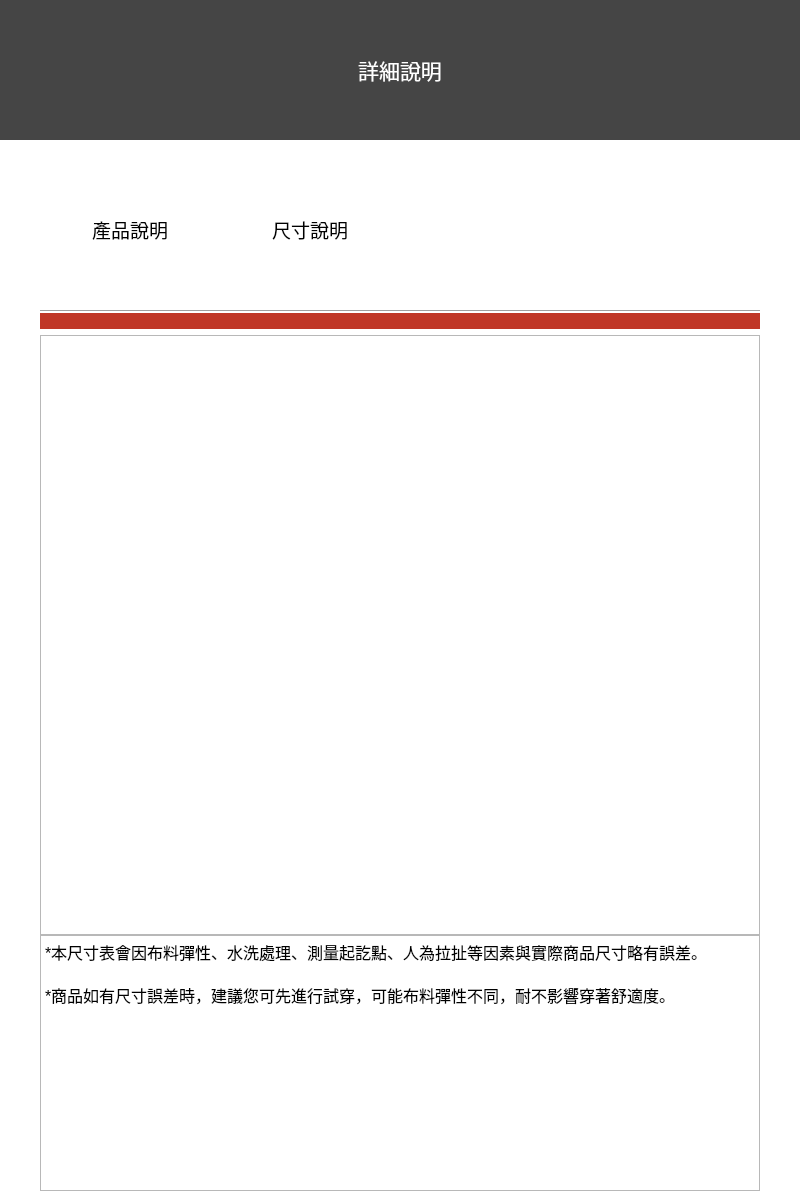
<?xml version="1.0" encoding="UTF-8"?>
<ui version="4.0">
 <class>DialogDirections</class>
 <widget class="QWidget" name="DialogDirections">
  <property name="geometry">
   <rect>
    <x>0</x>
    <y>0</y>
    <width>800</width>
    <height>1200</height>
   </rect>
  </property>
  <property name="windowTitle">
   <string>Form</string>
  </property>
  <layout class="QGridLayout" name="gridLayout">
   <property name="leftMargin">
    <number>0</number>
   </property>
   <property name="topMargin">
    <number>0</number>
   </property>
   <property name="rightMargin">
    <number>0</number>
   </property>
   <property name="bottomMargin">
    <number>0</number>
   </property>
   <property name="spacing">
    <number>0</number>
   </property>
   <item row="0" column="0">
    <widget class="QWidget" name="wBg" native="true">
     <property name="font">
      <font>
       <pointsize>12</pointsize>
      </font>
     </property>
     <property name="styleSheet">
      <string notr="true">QWidget#wBg{background-color: rgb(255, 255, 255);}</string>
     </property>
     <layout class="QGridLayout" name="gridLayout_2">
      <property name="leftMargin">
       <number>0</number>
      </property>
      <property name="topMargin">
       <number>0</number>
      </property>
      <property name="rightMargin">
       <number>0</number>
      </property>
      <property name="bottomMargin">
       <number>0</number>
      </property>
      <property name="spacing">
       <number>0</number>
      </property>
      <item row="0" column="0">
       <widget class="QWidget" name="wTitle" native="true">
        <property name="minimumSize">
         <size>
          <width>0</width>
          <height>140</height>
         </size>
        </property>
        <property name="maximumSize">
         <size>
          <width>16777215</width>
          <height>140</height>
         </size>
        </property>
        <property name="styleSheet">
         <string notr="true">background-color: rgb(69, 69, 69);</string>
        </property>
        <layout class="QHBoxLayout" name="horizontalLayout">
         <property name="leftMargin">
          <number>40</number>
         </property>
         <property name="rightMargin">
          <number>40</number>
         </property>
         <item>
          <widget class="QWidget" name="widget_2" native="true">
           <property name="minimumSize">
            <size>
             <width>140</width>
             <height>0</height>
            </size>
           </property>
           <property name="maximumSize">
            <size>
             <width>140</width>
             <height>16777215</height>
            </size>
           </property>
          </widget>
         </item>
         <item>
          <widget class="QLabel" name="label">
           <property name="font">
            <font>
             <pointsize>16</pointsize>
            </font>
           </property>
           <property name="styleSheet">
            <string notr="true">color: rgb(255, 255, 255);</string>
           </property>
           <property name="text">
            <string>詳細說明</string>
           </property>
           <property name="alignment">
            <set>Qt::AlignCenter</set>
           </property>
          </widget>
         </item>
         <item>
          <widget class="QWidget" name="widget" native="true">
           <property name="minimumSize">
            <size>
             <width>140</width>
             <height>0</height>
            </size>
           </property>
           <property name="maximumSize">
            <size>
             <width>140</width>
             <height>16777215</height>
            </size>
           </property>
           <layout class="QGridLayout" name="gridLayout_10">
            <item row="0" column="0">
             <widget class="ItemButton" name="btnClose" native="true">
              <property name="minimumSize">
               <size>
                <width>100</width>
                <height>100</height>
               </size>
              </property>
              <property name="maximumSize">
               <size>
                <width>100</width>
                <height>100</height>
               </size>
              </property>
              <property name="styleSheet">
               <string notr="true">border-image: url(:/image/res/images/icon/icon_cancel.png);</string>
              </property>
             </widget>
            </item>
           </layout>
          </widget>
         </item>
        </layout>
       </widget>
      </item>
      <item row="1" column="0">
       <widget class="QWidget" name="wBody" native="true">
        <layout class="QGridLayout" name="gridLayout_3">
         <property name="leftMargin">
          <number>40</number>
         </property>
         <property name="rightMargin">
          <number>40</number>
         </property>
         <item row="1" column="0">
          <widget class="QStackedWidget" name="stackedWidget">
           <property name="font">
            <font>
             <pointsize>12</pointsize>
            </font>
           </property>
           <property name="currentIndex">
            <number>1</number>
           </property>
           <widget class="QWidget" name="page">
            <property name="font">
             <font>
              <pointsize>12</pointsize>
             </font>
            </property>
            <layout class="QGridLayout" name="gridLayout_9">
             <property name="leftMargin">
              <number>0</number>
             </property>
             <property name="topMargin">
              <number>0</number>
             </property>
             <property name="rightMargin">
              <number>0</number>
             </property>
             <property name="bottomMargin">
              <number>0</number>
             </property>
             <property name="spacing">
              <number>0</number>
             </property>
             <item row="0" column="0">
              <widget class="QTextEdit" name="textEdit">
               <property name="font">
                <font>
                 <pointsize>12</pointsize>
                </font>
               </property>
               <property name="lineWidth">
                <number>1</number>
               </property>
               <property name="readOnly">
                <bool>true</bool>
               </property>
              </widget>
             </item>
            </layout>
           </widget>
           <widget class="QWidget" name="page_2">
            <property name="font">
             <font>
              <pointsize>12</pointsize>
             </font>
            </property>
            <layout class="QGridLayout" name="gridLayout_11">
             <property name="leftMargin">
              <number>0</number>
             </property>
             <property name="topMargin">
              <number>0</number>
             </property>
             <property name="rightMargin">
              <number>0</number>
             </property>
             <property name="bottomMargin">
              <number>0</number>
             </property>
             <property name="spacing">
              <number>0</number>
             </property>
             <item row="0" column="0">
              <widget class="QTableView" name="tableView">
               <property name="minimumSize">
                <size>
                 <width>0</width>
                 <height>600</height>
                </size>
               </property>
               <property name="maximumSize">
                <size>
                 <width>16777215</width>
                 <height>900</height>
                </size>
               </property>
               <property name="font">
                <font>
                 <pointsize>12</pointsize>
                </font>
               </property>
               <property name="editTriggers">
                <set>QAbstractItemView::NoEditTriggers</set>
               </property>
               <attribute name="horizontalHeaderDefaultSectionSize">
                <number>300</number>
               </attribute>
               <attribute name="horizontalHeaderMinimumSectionSize">
                <number>300</number>
               </attribute>
               <attribute name="horizontalHeaderStretchLastSection">
                <bool>true</bool>
               </attribute>
               <attribute name="verticalHeaderDefaultSectionSize">
                <number>140</number>
               </attribute>
               <attribute name="verticalHeaderMinimumSectionSize">
                <number>140</number>
               </attribute>
               <attribute name="verticalHeaderStretchLastSection">
                <bool>true</bool>
               </attribute>
              </widget>
             </item>
             <item row="1" column="0">
              <widget class="QTextEdit" name="textEdit_2">
               <property name="font">
                <font>
                 <pointsize>12</pointsize>
                </font>
               </property>
               <property name="lineWidth">
                <number>1</number>
               </property>
               <property name="readOnly">
                <bool>true</bool>
               </property>
               <property name="html">
                <string>&lt;!DOCTYPE HTML PUBLIC &quot;-//W3C//DTD HTML 4.0//EN&quot; &quot;http://www.w3.org/TR/REC-html40/strict.dtd&quot;&gt;
&lt;html&gt;&lt;head&gt;&lt;meta name=&quot;qrichtext&quot; content=&quot;1&quot; /&gt;&lt;style type=&quot;text/css&quot;&gt;
p, li { white-space: pre-wrap; }
&lt;/style&gt;&lt;/head&gt;&lt;body style=&quot; font-family:'PMingLiU'; font-size:12pt; font-weight:400; font-style:normal;&quot;&gt;
&lt;p style=&quot; margin-top:0px; margin-bottom:0px; margin-left:0px; margin-right:0px; -qt-block-indent:0; text-indent:0px;&quot;&gt;*本尺寸表會因布料彈性、水洗處理、測量起訖點、人為拉扯等因素與實際商品尺寸略有誤差。&lt;/p&gt;
&lt;p style=&quot;-qt-paragraph-type:empty; margin-top:0px; margin-bottom:0px; margin-left:0px; margin-right:0px; -qt-block-indent:0; text-indent:0px;&quot;&gt;&lt;br /&gt;&lt;/p&gt;
&lt;p style=&quot; margin-top:0px; margin-bottom:0px; margin-left:0px; margin-right:0px; -qt-block-indent:0; text-indent:0px;&quot;&gt;*商品如有尺寸誤差時，建議您可先進行試穿，可能布料彈性不同，耐不影響穿著舒適度。&lt;/p&gt;&lt;/body&gt;&lt;/html&gt;</string>
               </property>
              </widget>
             </item>
            </layout>
           </widget>
          </widget>
         </item>
         <item row="0" column="0">
          <widget class="QWidget" name="wSub" native="true">
           <property name="minimumSize">
            <size>
             <width>0</width>
             <height>180</height>
            </size>
           </property>
           <property name="maximumSize">
            <size>
             <width>16777215</width>
             <height>180</height>
            </size>
           </property>
           <layout class="QGridLayout" name="gridLayout_4">
            <property name="leftMargin">
             <number>0</number>
            </property>
            <property name="topMargin">
             <number>0</number>
            </property>
            <property name="rightMargin">
             <number>0</number>
            </property>
            <property name="bottomMargin">
             <number>0</number>
            </property>
            <property name="spacing">
             <number>0</number>
            </property>
            <item row="0" column="0">
             <widget class="ItemButton" name="btn0" native="true">
              <layout class="QGridLayout" name="gridLayout_5">
               <property name="leftMargin">
                <number>40</number>
               </property>
               <property name="rightMargin">
                <number>40</number>
               </property>
               <item row="0" column="0">
                <widget class="QLabel" name="lb0">
                 <property name="font">
                  <font>
                   <pointsize>14</pointsize>
                  </font>
                 </property>
                 <property name="text">
                  <string>產品說明</string>
                 </property>
                 <property name="alignment">
                  <set>Qt::AlignCenter</set>
                 </property>
                </widget>
               </item>
              </layout>
             </widget>
            </item>
            <item row="0" column="1">
             <widget class="ItemButton" name="btn1" native="true">
              <layout class="QGridLayout" name="gridLayout_6">
               <property name="leftMargin">
                <number>40</number>
               </property>
               <property name="rightMargin">
                <number>40</number>
               </property>
               <item row="0" column="0">
                <widget class="QLabel" name="lb1">
                 <property name="font">
                  <font>
                   <pointsize>14</pointsize>
                  </font>
                 </property>
                 <property name="text">
                  <string>尺寸說明</string>
                 </property>
                 <property name="alignment">
                  <set>Qt::AlignCenter</set>
                 </property>
                </widget>
               </item>
              </layout>
             </widget>
            </item>
            <item row="0" column="2">
             <widget class="ItemButton" name="btn2" native="true">
              <layout class="QGridLayout" name="gridLayout_7">
               <property name="leftMargin">
                <number>40</number>
               </property>
               <property name="rightMargin">
                <number>40</number>
               </property>
               <item row="0" column="0">
                <widget class="QLabel" name="label_4">
                 <property name="text">
                  <string/>
                 </property>
                 <property name="alignment">
                  <set>Qt::AlignCenter</set>
                 </property>
                </widget>
               </item>
              </layout>
             </widget>
            </item>
            <item row="0" column="3">
             <widget class="ItemButton" name="btn3" native="true">
              <layout class="QGridLayout" name="gridLayout_8">
               <property name="leftMargin">
                <number>40</number>
               </property>
               <property name="rightMargin">
                <number>40</number>
               </property>
               <item row="0" column="0">
                <widget class="QLabel" name="label_5">
                 <property name="text">
                  <string/>
                 </property>
                 <property name="alignment">
                  <set>Qt::AlignCenter</set>
                 </property>
                </widget>
               </item>
              </layout>
             </widget>
            </item>
            <item row="2" column="0">
             <widget class="QWidget" name="wColorIcon0" native="true">
              <property name="minimumSize">
               <size>
                <width>0</width>
                <height>16</height>
               </size>
              </property>
              <property name="maximumSize">
               <size>
                <width>16777215</width>
                <height>16</height>
               </size>
              </property>
              <property name="styleSheet">
               <string notr="true">background-color: rgb(192, 55, 39);</string>
              </property>
             </widget>
            </item>
            <item row="1" column="0" colspan="4">
             <widget class="Line" name="line">
              <property name="orientation">
               <enum>Qt::Horizontal</enum>
              </property>
             </widget>
            </item>
            <item row="2" column="1">
             <widget class="QWidget" name="wColorIcon1" native="true">
              <property name="minimumSize">
               <size>
                <width>0</width>
                <height>16</height>
               </size>
              </property>
              <property name="maximumSize">
               <size>
                <width>16777215</width>
                <height>16</height>
               </size>
              </property>
              <property name="styleSheet">
               <string notr="true">background-color: rgb(192, 55, 39);</string>
              </property>
             </widget>
            </item>
            <item row="2" column="2">
             <widget class="QWidget" name="wColorIcon2" native="true">
              <property name="minimumSize">
               <size>
                <width>0</width>
                <height>16</height>
               </size>
              </property>
              <property name="maximumSize">
               <size>
                <width>16777215</width>
                <height>16</height>
               </size>
              </property>
              <property name="styleSheet">
               <string notr="true">background-color: rgb(192, 55, 39);</string>
              </property>
             </widget>
            </item>
            <item row="2" column="3">
             <widget class="QWidget" name="wColorIcon3" native="true">
              <property name="minimumSize">
               <size>
                <width>0</width>
                <height>16</height>
               </size>
              </property>
              <property name="maximumSize">
               <size>
                <width>16777215</width>
                <height>16</height>
               </size>
              </property>
              <property name="styleSheet">
               <string notr="true">background-color: rgb(192, 55, 39);</string>
              </property>
             </widget>
            </item>
           </layout>
          </widget>
         </item>
        </layout>
       </widget>
      </item>
     </layout>
    </widget>
   </item>
  </layout>
 </widget>
 <customwidgets>
  <customwidget>
   <class>ItemButton</class>
   <extends>QWidget</extends>
   <header>ItemButton.h</header>
   <container>1</container>
  </customwidget>
 </customwidgets>
 <resources/>
 <connections/>
</ui>
